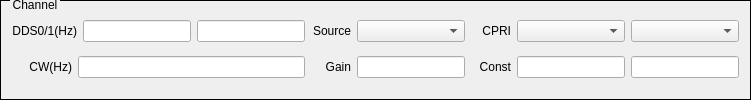
       <widget class="QGroupBox" name="groupBoxDL_CH_Source">
        <property name="styleSheet">
         <string notr="true">QGroupBox{ border:1px solid black; margin-top:0.5ex; }
QGroupBox::title { subcontrol-origin:margin; subcontrol-position:top left; top:-2px; left:10px; margin-left: 0px; padding:0 1px; }</string>
        </property>
        <property name="title">
         <string>Channel</string>
        </property>
        <layout class="QHBoxLayout" name="horizontalLayout_24">
         <item>
          <layout class="QVBoxLayout" name="verticalLayout">
           <item>
            <layout class="QHBoxLayout" name="horizontalLayout_2">
             <item>
              <widget class="QLabel" name="labelDL_DDS">
               <property name="sizePolicy">
                <sizepolicy hsizetype="Fixed" vsizetype="Fixed">
                 <horstretch>0</horstretch>
                 <verstretch>0</verstretch>
                </sizepolicy>
               </property>
               <property name="minimumSize">
                <size>
                 <width>60</width>
                 <height>0</height>
                </size>
               </property>
               <property name="text">
                <string>DDS0/1(Hz)</string>
               </property>
               <property name="alignment">
                <set>Qt::AlignRight|Qt::AlignTrailing|Qt::AlignVCenter</set>
               </property>
              </widget>
             </item>
             <item>
              <widget class="QFreqScrollLineEdit" name="lineEditDL_DDS0">
               <property name="sizePolicy">
                <sizepolicy hsizetype="Expanding" vsizetype="Fixed">
                 <horstretch>0</horstretch>
                 <verstretch>0</verstretch>
                </sizepolicy>
               </property>
              </widget>
             </item>
             <item>
              <widget class="QFreqScrollLineEdit" name="lineEditDL_DDS1">
               <property name="sizePolicy">
                <sizepolicy hsizetype="Expanding" vsizetype="Fixed">
                 <horstretch>0</horstretch>
                 <verstretch>0</verstretch>
                </sizepolicy>
               </property>
              </widget>
             </item>
            </layout>
           </item>
           <item>
            <layout class="QHBoxLayout" name="horizontalLayout_6">
             <item>
              <widget class="QLabel" name="labelDL_Source_CW">
               <property name="sizePolicy">
                <sizepolicy hsizetype="Fixed" vsizetype="Fixed">
                 <horstretch>0</horstretch>
                 <verstretch>0</verstretch>
                </sizepolicy>
               </property>
               <property name="minimumSize">
                <size>
                 <width>60</width>
                 <height>0</height>
                </size>
               </property>
               <property name="text">
                <string>CW(Hz)</string>
               </property>
               <property name="alignment">
                <set>Qt::AlignRight|Qt::AlignTrailing|Qt::AlignVCenter</set>
               </property>
              </widget>
             </item>
             <item>
              <widget class="QFreqScrollLineEdit" name="lineEditDL_Source_CW_Freq">
               <property name="sizePolicy">
                <sizepolicy hsizetype="Expanding" vsizetype="Fixed">
                 <horstretch>0</horstretch>
                 <verstretch>0</verstretch>
                </sizepolicy>
               </property>
              </widget>
             </item>
            </layout>
           </item>
          </layout>
         </item>
         <item>
          <layout class="QVBoxLayout" name="verticalLayout_11">
           <item>
            <layout class="QHBoxLayout" name="horizontalLayout_3">
             <item>
              <widget class="QLabel" name="labelDL_Source">
               <property name="sizePolicy">
                <sizepolicy hsizetype="Fixed" vsizetype="Fixed">
                 <horstretch>0</horstretch>
                 <verstretch>0</verstretch>
                </sizepolicy>
               </property>
               <property name="minimumSize">
                <size>
                 <width>40</width>
                 <height>0</height>
                </size>
               </property>
               <property name="text">
                <string>Source</string>
               </property>
               <property name="alignment">
                <set>Qt::AlignRight|Qt::AlignTrailing|Qt::AlignVCenter</set>
               </property>
              </widget>
             </item>
             <item>
              <widget class="QComboBox" name="comboBoxDL_Source">
               <property name="sizePolicy">
                <sizepolicy hsizetype="Expanding" vsizetype="Fixed">
                 <horstretch>0</horstretch>
                 <verstretch>0</verstretch>
                </sizepolicy>
               </property>
              </widget>
             </item>
            </layout>
           </item>
           <item>
            <layout class="QHBoxLayout" name="horizontalLayout_21">
             <item>
              <widget class="QLabel" name="labelDL_Source_CW_2">
               <property name="sizePolicy">
                <sizepolicy hsizetype="Fixed" vsizetype="Fixed">
                 <horstretch>0</horstretch>
                 <verstretch>0</verstretch>
                </sizepolicy>
               </property>
               <property name="minimumSize">
                <size>
                 <width>40</width>
                 <height>0</height>
                </size>
               </property>
               <property name="text">
                <string>Gain</string>
               </property>
               <property name="alignment">
                <set>Qt::AlignRight|Qt::AlignTrailing|Qt::AlignVCenter</set>
               </property>
              </widget>
             </item>
             <item>
              <widget class="QLineEdit" name="lineEditDL_Source_CW_Gain"/>
             </item>
            </layout>
           </item>
          </layout>
         </item>
         <item>
          <layout class="QVBoxLayout" name="verticalLayout_13">
           <item>
            <layout class="QHBoxLayout" name="horizontalLayout_22">
             <item>
              <widget class="QLabel" name="labelDL_CPRI">
               <property name="sizePolicy">
                <sizepolicy hsizetype="Fixed" vsizetype="Fixed">
                 <horstretch>0</horstretch>
                 <verstretch>0</verstretch>
                </sizepolicy>
               </property>
               <property name="minimumSize">
                <size>
                 <width>40</width>
                 <height>0</height>
                </size>
               </property>
               <property name="text">
                <string>CPRI</string>
               </property>
               <property name="alignment">
                <set>Qt::AlignRight|Qt::AlignTrailing|Qt::AlignVCenter</set>
               </property>
              </widget>
             </item>
             <item>
              <widget class="QComboBox" name="comboBoxDL_CPRI">
               <property name="sizePolicy">
                <sizepolicy hsizetype="Expanding" vsizetype="Fixed">
                 <horstretch>0</horstretch>
                 <verstretch>0</verstretch>
                </sizepolicy>
               </property>
              </widget>
             </item>
             <item>
              <widget class="QComboBox" name="comboBoxDL_CPRI_sr">
               <property name="sizePolicy">
                <sizepolicy hsizetype="Expanding" vsizetype="Fixed">
                 <horstretch>0</horstretch>
                 <verstretch>0</verstretch>
                </sizepolicy>
               </property>
              </widget>
             </item>
            </layout>
           </item>
           <item>
            <layout class="QHBoxLayout" name="horizontalLayout_23">
             <item>
              <widget class="QLabel" name="labelDL_SourceConst">
               <property name="sizePolicy">
                <sizepolicy hsizetype="Fixed" vsizetype="Fixed">
                 <horstretch>0</horstretch>
                 <verstretch>0</verstretch>
                </sizepolicy>
               </property>
               <property name="minimumSize">
                <size>
                 <width>40</width>
                 <height>0</height>
                </size>
               </property>
               <property name="text">
                <string>Const</string>
               </property>
               <property name="alignment">
                <set>Qt::AlignRight|Qt::AlignTrailing|Qt::AlignVCenter</set>
               </property>
              </widget>
             </item>
             <item>
              <widget class="QLineEdit" name="lineEditDL_SourceConstI"/>
             </item>
             <item>
              <widget class="QLineEdit" name="lineEditDL_SourceConstQ"/>
             </item>
            </layout>
           </item>
          </layout>
         </item>
        </layout>
       </widget>
